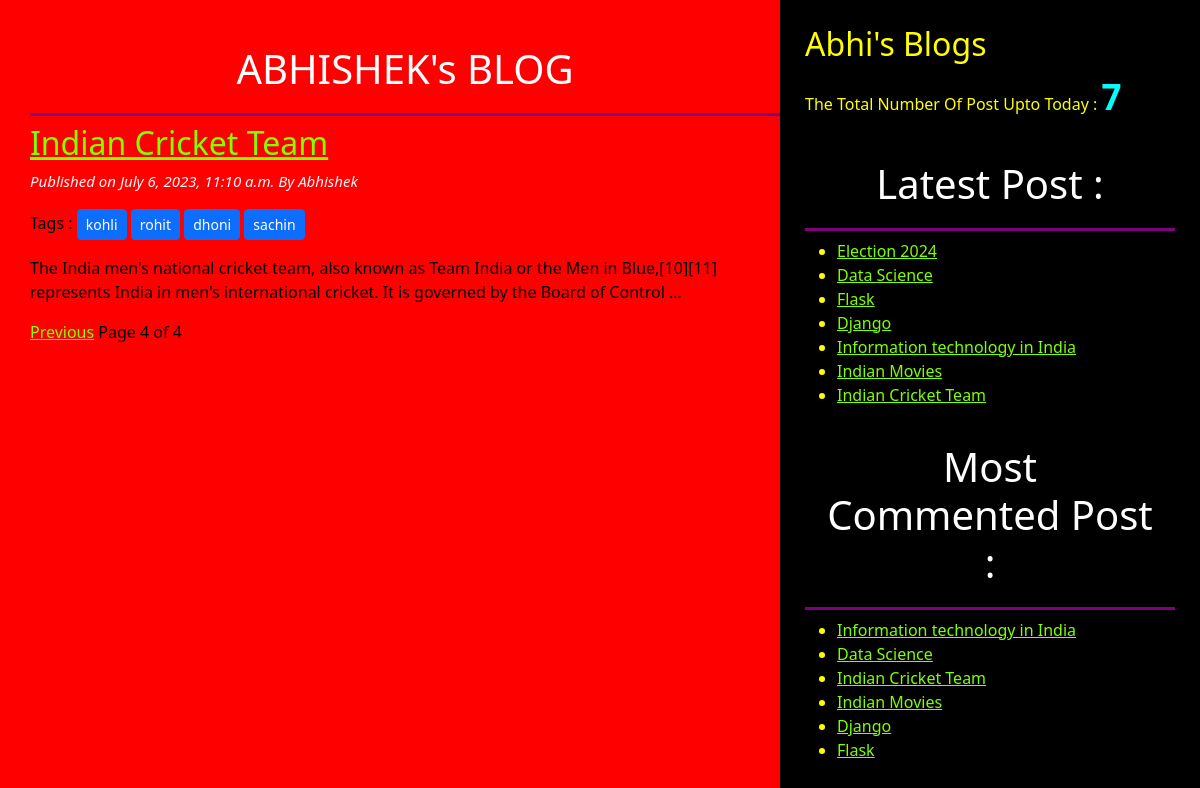
/?page=4, run on the app's committed database.
### blog/models.py (models this page shows, shortened)
class Post(models.Model):
    STATUS_CHOICE=(('draft','Draft'),('publish','Publish'))
    title=models.CharField(max_length=256)
    slug=models.SlugField(max_length=256,unique_for_date='publish')
    author=models.ForeignKey(User,related_name='blog_post',on_delete=models.CASCADE)
    body=models.TextField()
    publish=models.DateTimeField(default=timezone.now)
    created=models.DateTimeField(auto_now_add=True)
    updated=models.DateTimeField(auto_now=True)
    status=models.CharField(max_length=10,choices=STATUS_CHOICE,default='draft')
    objects=CustomManager()
    tags=TaggableManager()
    class Meta:
        ordering=('-publish',)
    def get_absolute_url(self):
        return reverse("post_detail", args=[self.publish.year,self.publish.strftime('%m'),self.publish.strftime('%d'),self.slug])

### blog/views.py (the view)
# urls.py: path('', views.post_list_view ),
def post_list_view(request,tag_slug=None):
    post_list=Post.objects.all()
    tag=None
    if tag_slug:
        tag=get_object_or_404(Tag,slug=tag_slug)
        post_list=post_list.filter(tags__in=[tag])
    paginator=Paginator(post_list,2)
    page_number=request.GET.get('page')
    try:
        post_list=paginator.page(page_number)
    except PageNotAnInteger:
        post_list=paginator.page(1)
    except EmptyPage:
        post_list=paginator.page(paginator.num_pages)
    return render(request,'blog/post_list.html',{'post_list':post_list})

### blog/models.py (called while the page is built)
    def get_queryset(self):
        return super().get_queryset().filter(status='publish')

### blog/templatetags/blog_tags.py (called while the page is built)
@register.simple_tag
def total_posts():
    return Post.objects.count()

@register.inclusion_tag('blog/latest_post123.html')
def show_latest_post():
    latest_post=Post.objects.order_by('-publish')[:7]
    return {'latest_post':latest_post}

@register.simple_tag
def get_most_commented_post(count=6):
    return Post.objects.annotate(total_comments=Count('comments')).order_by('-total_comments')[:count]

### templates/blog/post_list.html (shortened to what this page needs)
<!DOCTYPE html>
{% extends 'blog/base.html' %}
        {% block body_block %}
         <h1> ABHISHEK's BLOG</h1>
             {% for post in post_list  %}
                <a href="{{post.get_absolute_url}}"> <h2> {{post.title}} </h2> </a>
                <p id='date'> Published on {{post.publish}} By {{post.author|title}}</p>
                <p>Tags :
                  {% for tag in post.tags.all %}
                     <a href="{% url 'post_list_by_tag_name' tag.slug %}" class='btn btn-primary btn-sm'>{{tag.name}}</a>
                  {% endfor %}
               </p>
                {{post.body|truncatewords:30|linebreaks}}
             {% endfor %}
         {% include 'blog/pagination.html' with page=post_list %}
        {% endblock  %}

### templates/blog/base.html (shortened to what this page needs)
<!DOCTYPE html>
{% load blog_tags %}
{% load static %}
<html lang="en">
<head>
    <link href="https://cdn.jsdelivr.net/npm/bootstrap@5.3.0/dist/css/bootstrap.min.css" rel="stylesheet">
    <link rel="stylesheet" href="{% static 'css/blog3.css' %}">
</head>
<body>
    <div class="content">
        {% block body_block %}
        {% endblock  %}
    </div>
    <div class="sidebar">
        <h2>Abhi's Blogs</h2>
        <p>The Total Number Of Post Upto Today : <span id='pcount'>{% total_posts %}</span> </p>
        <h1>Latest Post : </h1> {% show_latest_post %}
        <h1>Most Commented Post :</h1>
        {% get_most_commented_post as most_commented_post %}
        <ul>
            {% for post in most_commented_post %}
               <li> <a href="{{post.get_absolute_url}}"> {{post.title}} </a> </li>
            {% endfor %}
        </ul>
    </div>
</body>
</html>

### templates/blog/latest_post123.html
<ul>
    {% for post  in latest_post  %}
      <li> <a href="{{post.get_absolute_url}}"> {{post.title}} </a>
      </li>
    {% endfor %}
</ul>

### static/css/blog3.css (style rules this page uses)
.content { width: 65% ; float: left; background-color:red; color:black; padding: 25px 0 0 30px ; height: 100%; }
.sidebar { width: 35% ; float: right; background-color: black; color: yellow; padding: 25px; height: 100%; }
h1 { text-align: center; border-bottom: 3px solid purple; padding: 20px; color: white; }
#date { color: rgb(245, 244, 248); font-size: 15px; font-style: italic; }
a { color: chartreuse; }
body { background-color: red; }
#pcount { font-size: 35px; font-weight: 900; color: aqua; }

### data on the page
Post: title "Indian Cricket Team", publish "July 6, 2023, 11:10 a.m.", author "Abhishek", body "The India men's national cricket team, also known as Team India or the Men in Blue,[10][11] represents India in men's international cricket. It is governed by the Board of Control …"
Tag: name "kohli"
Tag: name "rohit"
Tag: name "dhoni"
Tag: name "sachin"
Post: title "Election 2024"
Post: title "Data Science"
Post: title "Flask"
Post: title "Django"
Post: title "Information technology in India"
Post: title "Indian Movies"

### other printed values
{{ page.number }} "4"
{{ page.paginator.num_pages }} "4"
